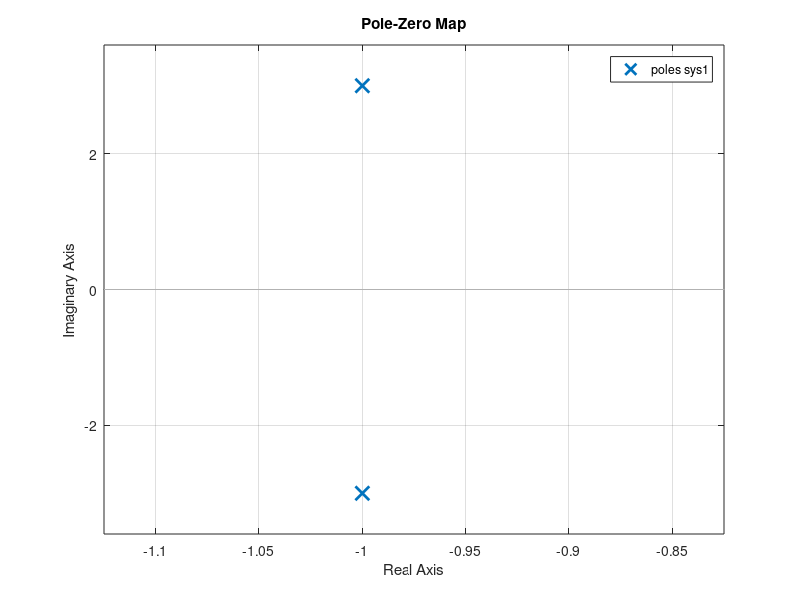
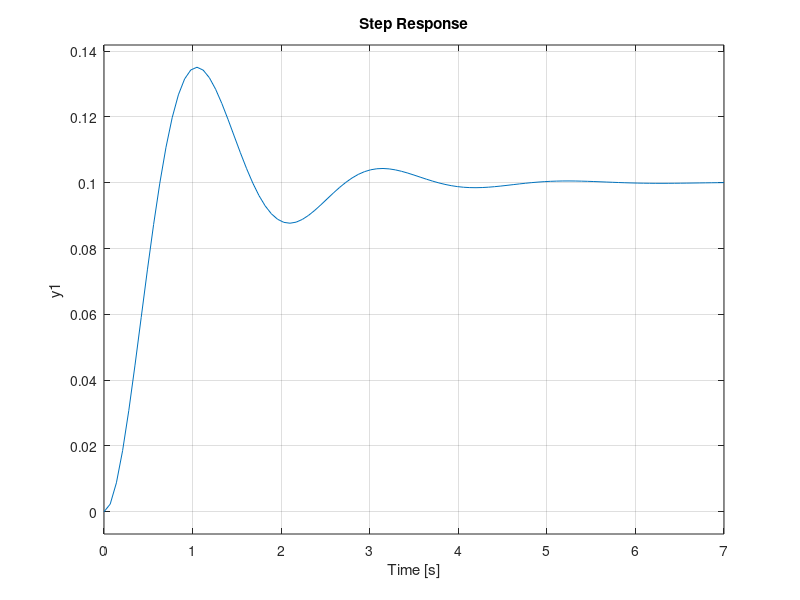
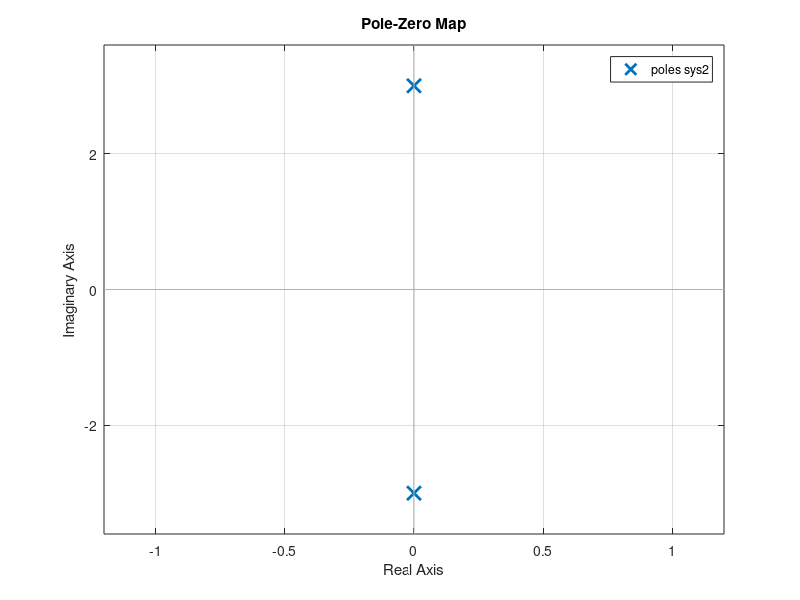
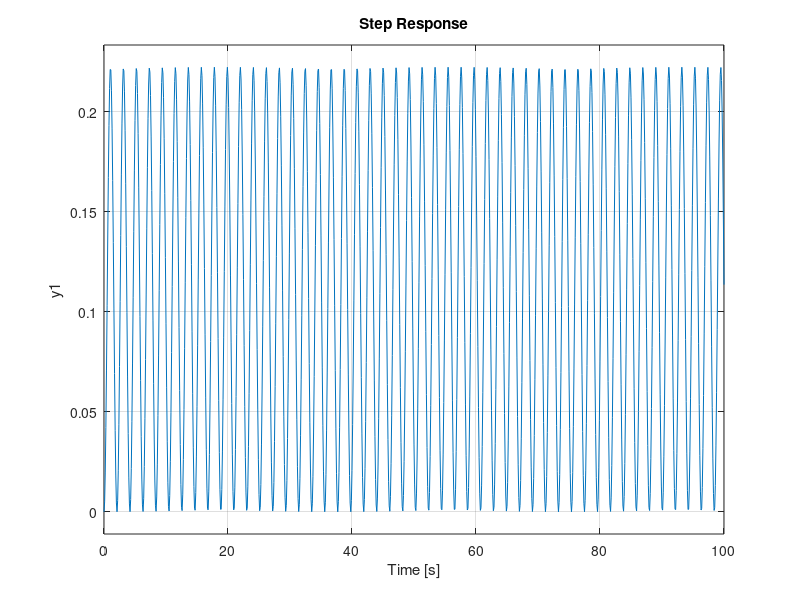

Write MATLAB code to recreate these figures, in order.
%stable
den = poly([-1+3i,-1-3i]);
sys1 = tf([1], den)
figure(1);
pzmap(sys1);
figure(2);
step(sys1);

%marginally stable
den = poly([3i,-3i]);
sys2 = tf([1], den)
t = 0:0.1:100;
figure(3);
pzmap(sys2);
figure(4);
step(t,sys2)

%unstable
den = poly([1+3i,1-3i]);
sys3 = tf([1], den)
figure(5);
pzmap(sys3);
figure(6);
step(t,sys3)